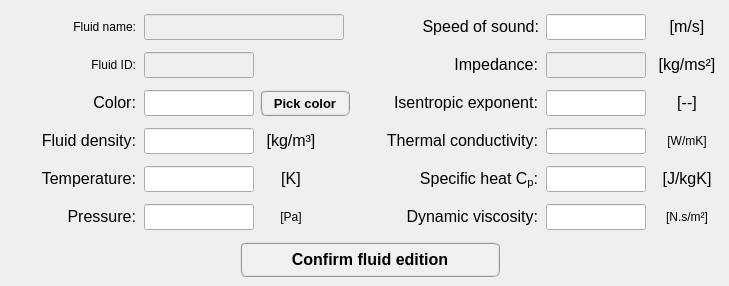
      <widget class="QWidget" name="tab_2">
       <attribute name="title">
        <string>User-defined</string>
       </attribute>
       <widget class="QLabel" name="coefficient_mK_9">
        <property name="geometry">
         <rect>
          <x>654</x>
          <y>204</y>
          <width>66</width>
          <height>26</height>
         </rect>
        </property>
        <property name="minimumSize">
         <size>
          <width>66</width>
          <height>26</height>
         </size>
        </property>
        <property name="maximumSize">
         <size>
          <width>66</width>
          <height>26</height>
         </size>
        </property>
        <property name="text">
         <string>&lt;html&gt;&lt;head/&gt;&lt;body&gt;&lt;p align=&quot;center&quot;&gt;&lt;span style=&quot; font-style:normal;&quot;&gt;[N.s/m²]&lt;/span&gt;&lt;/p&gt;&lt;/body&gt;&lt;/html&gt;</string>
        </property>
       </widget>
       <widget class="QLabel" name="Name_label_2">
        <property name="geometry">
         <rect>
          <x>6</x>
          <y>14</y>
          <width>130</width>
          <height>26</height>
         </rect>
        </property>
        <property name="minimumSize">
         <size>
          <width>130</width>
          <height>26</height>
         </size>
        </property>
        <property name="maximumSize">
         <size>
          <width>130</width>
          <height>26</height>
         </size>
        </property>
        <property name="text">
         <string>&lt;html&gt;&lt;head/&gt;&lt;body&gt;&lt;p align=&quot;right&quot;&gt;&lt;span style=&quot; font-style:normal;&quot;&gt;Fluid name:&lt;/span&gt;&lt;/p&gt;&lt;/body&gt;&lt;/html&gt;</string>
        </property>
        <property name="alignment">
         <set>Qt::AlignCenter</set>
        </property>
       </widget>
       <widget class="QLabel" name="density_label_2">
        <property name="geometry">
         <rect>
          <x>6</x>
          <y>128</y>
          <width>130</width>
          <height>26</height>
         </rect>
        </property>
        <property name="minimumSize">
         <size>
          <width>130</width>
          <height>26</height>
         </size>
        </property>
        <property name="maximumSize">
         <size>
          <width>130</width>
          <height>26</height>
         </size>
        </property>
        <property name="text">
         <string>&lt;html&gt;&lt;head/&gt;&lt;body&gt;&lt;p align=&quot;right&quot;&gt;&lt;span style=&quot; font-size:12pt; font-style:normal;&quot;&gt;Fluid density:&lt;/span&gt;&lt;/p&gt;&lt;/body&gt;&lt;/html&gt;</string>
        </property>
        <property name="alignment">
         <set>Qt::AlignCenter</set>
        </property>
       </widget>
       <widget class="QLineEdit" name="lineEdit_isentropic_exponent_edit">
        <property name="geometry">
         <rect>
          <x>546</x>
          <y>90</y>
          <width>100</width>
          <height>26</height>
         </rect>
        </property>
        <property name="minimumSize">
         <size>
          <width>100</width>
          <height>26</height>
         </size>
        </property>
        <property name="maximumSize">
         <size>
          <width>100</width>
          <height>26</height>
         </size>
        </property>
        <property name="font">
         <font>
          <family>MS Shell Dlg 2</family>
          <pointsize>11</pointsize>
          <weight>50</weight>
          <italic>false</italic>
          <bold>false</bold>
         </font>
        </property>
        <property name="alignment">
         <set>Qt::AlignCenter</set>
        </property>
       </widget>
       <widget class="QLineEdit" name="lineEdit_thermal_conductivity_edit">
        <property name="geometry">
         <rect>
          <x>546</x>
          <y>128</y>
          <width>100</width>
          <height>26</height>
         </rect>
        </property>
        <property name="minimumSize">
         <size>
          <width>100</width>
          <height>26</height>
         </size>
        </property>
        <property name="maximumSize">
         <size>
          <width>100</width>
          <height>26</height>
         </size>
        </property>
        <property name="font">
         <font>
          <family>MS Shell Dlg 2</family>
          <pointsize>11</pointsize>
          <weight>50</weight>
          <italic>false</italic>
          <bold>false</bold>
         </font>
        </property>
        <property name="alignment">
         <set>Qt::AlignCenter</set>
        </property>
       </widget>
       <widget class="QLineEdit" name="lineEdit_color_edit">
        <property name="geometry">
         <rect>
          <x>144</x>
          <y>90</y>
          <width>110</width>
          <height>26</height>
         </rect>
        </property>
        <property name="minimumSize">
         <size>
          <width>110</width>
          <height>26</height>
         </size>
        </property>
        <property name="maximumSize">
         <size>
          <width>110</width>
          <height>26</height>
         </size>
        </property>
        <property name="font">
         <font>
          <family>MS Shell Dlg 2</family>
          <pointsize>11</pointsize>
          <weight>50</weight>
          <italic>false</italic>
          <bold>false</bold>
         </font>
        </property>
        <property name="alignment">
         <set>Qt::AlignCenter</set>
        </property>
       </widget>
       <widget class="QLineEdit" name="lineEdit_fluid_density_edit">
        <property name="geometry">
         <rect>
          <x>144</x>
          <y>128</y>
          <width>110</width>
          <height>26</height>
         </rect>
        </property>
        <property name="minimumSize">
         <size>
          <width>110</width>
          <height>26</height>
         </size>
        </property>
        <property name="maximumSize">
         <size>
          <width>110</width>
          <height>26</height>
         </size>
        </property>
        <property name="font">
         <font>
          <family>MS Shell Dlg 2</family>
          <pointsize>11</pointsize>
          <weight>50</weight>
          <italic>false</italic>
          <bold>false</bold>
         </font>
        </property>
        <property name="alignment">
         <set>Qt::AlignCenter</set>
        </property>
       </widget>
       <widget class="QLineEdit" name="lineEdit_pressure_edit">
        <property name="enabled">
         <bool>true</bool>
        </property>
        <property name="geometry">
         <rect>
          <x>144</x>
          <y>204</y>
          <width>110</width>
          <height>26</height>
         </rect>
        </property>
        <property name="minimumSize">
         <size>
          <width>110</width>
          <height>26</height>
         </size>
        </property>
        <property name="maximumSize">
         <size>
          <width>110</width>
          <height>26</height>
         </size>
        </property>
        <property name="font">
         <font>
          <family>MS Shell Dlg 2</family>
          <pointsize>11</pointsize>
          <weight>50</weight>
          <italic>false</italic>
          <bold>false</bold>
         </font>
        </property>
        <property name="styleSheet">
         <string notr="true">color: rgb(30, 30, 30);</string>
        </property>
        <property name="alignment">
         <set>Qt::AlignCenter</set>
        </property>
       </widget>
       <widget class="QLineEdit" name="lineEdit_id_edit">
        <property name="enabled">
         <bool>false</bool>
        </property>
        <property name="geometry">
         <rect>
          <x>144</x>
          <y>52</y>
          <width>110</width>
          <height>26</height>
         </rect>
        </property>
        <property name="minimumSize">
         <size>
          <width>110</width>
          <height>26</height>
         </size>
        </property>
        <property name="maximumSize">
         <size>
          <width>110</width>
          <height>26</height>
         </size>
        </property>
        <property name="font">
         <font>
          <family>MS Shell Dlg 2</family>
          <pointsize>11</pointsize>
          <weight>50</weight>
          <italic>false</italic>
          <bold>false</bold>
         </font>
        </property>
        <property name="alignment">
         <set>Qt::AlignCenter</set>
        </property>
       </widget>
       <widget class="QLabel" name="YoungMod_label_2">
        <property name="geometry">
         <rect>
          <x>404</x>
          <y>14</y>
          <width>135</width>
          <height>26</height>
         </rect>
        </property>
        <property name="minimumSize">
         <size>
          <width>135</width>
          <height>26</height>
         </size>
        </property>
        <property name="maximumSize">
         <size>
          <width>135</width>
          <height>26</height>
         </size>
        </property>
        <property name="font">
         <font>
          <italic>false</italic>
         </font>
        </property>
        <property name="text">
         <string>&lt;html&gt;&lt;head/&gt;&lt;body&gt;&lt;p align=&quot;right&quot;&gt;&lt;span style=&quot; font-size:12pt;&quot;&gt;Speed of sound:&lt;/span&gt;&lt;/p&gt;&lt;/body&gt;&lt;/html&gt;</string>
        </property>
        <property name="alignment">
         <set>Qt::AlignCenter</set>
        </property>
       </widget>
       <widget class="QPushButton" name="pushButton_pickColor_edit">
        <property name="geometry">
         <rect>
          <x>260</x>
          <y>90</y>
          <width>90</width>
          <height>26</height>
         </rect>
        </property>
        <property name="minimumSize">
         <size>
          <width>90</width>
          <height>26</height>
         </size>
        </property>
        <property name="maximumSize">
         <size>
          <width>90</width>
          <height>26</height>
         </size>
        </property>
        <property name="font">
         <font>
          <family>MS Shell Dlg 2</family>
          <pointsize>10</pointsize>
          <weight>75</weight>
          <italic>false</italic>
          <bold>true</bold>
         </font>
        </property>
        <property name="styleSheet">
         <string notr="true">QPushButton{border-radius: 6px; border-color: rgb(150, 150, 150); border-style: ridge; border-width: 2px; color: rgb(0, 0, 0); background-color: rgb(240, 240, 240); font: 75 bold 10pt &quot;MS Shell Dlg 2&quot;}
QPushButton:hover{border-radius: 6px; border-color: rgb(0, 170, 255); border-style: ridge; border-width: 2px; color: rgb(0, 0, 0); background-color: rgba(174, 213, 255, 100); font: 75 bold 10pt &quot;MS Shell Dlg 2&quot;}
QPushButton:pressed{border-radius: 6px; border-color: rgb(0, 170, 255); border-style: ridge; border-width: 3px; color: rgb(0, 0, 0); background-color: rgb(174, 213, 255); font: 75 bold 10pt &quot;MS Shell Dlg 2&quot;}
QPushButton:disabled{border-radius: 6px; border-color: rgb(150, 150, 150); border-style: ridge; border-width: 3px; color: rgb(150, 150, 150); background-color: rgb(220, 220, 220); font: 75 bold 10pt &quot;MS Shell Dlg 2&quot;}</string>
        </property>
        <property name="text">
         <string>Pick color</string>
        </property>
       </widget>
       <widget class="QLabel" name="density_label_18">
        <property name="geometry">
         <rect>
          <x>388</x>
          <y>166</y>
          <width>150</width>
          <height>26</height>
         </rect>
        </property>
        <property name="minimumSize">
         <size>
          <width>150</width>
          <height>26</height>
         </size>
        </property>
        <property name="maximumSize">
         <size>
          <width>150</width>
          <height>26</height>
         </size>
        </property>
        <property name="text">
         <string>&lt;html&gt;&lt;head/&gt;&lt;body&gt;&lt;p align=&quot;right&quot;&gt;&lt;span style=&quot; font-size:12pt; font-style:normal;&quot;&gt;Specific heat C&lt;/span&gt;&lt;span style=&quot; font-size:12pt; font-style:normal; vertical-align:sub;&quot;&gt;p&lt;/span&gt;&lt;span style=&quot; font-size:12pt; font-style:normal;&quot;&gt;:&lt;/span&gt;&lt;/p&gt;&lt;/body&gt;&lt;/html&gt;</string>
        </property>
       </widget>
       <widget class="QLabel" name="poisson_label_4">
        <property name="geometry">
         <rect>
          <x>408</x>
          <y>52</y>
          <width>130</width>
          <height>26</height>
         </rect>
        </property>
        <property name="minimumSize">
         <size>
          <width>130</width>
          <height>26</height>
         </size>
        </property>
        <property name="maximumSize">
         <size>
          <width>130</width>
          <height>26</height>
         </size>
        </property>
        <property name="text">
         <string>&lt;html&gt;&lt;head/&gt;&lt;body&gt;&lt;p align=&quot;right&quot;&gt;&lt;span style=&quot; font-size:12pt; font-style:normal;&quot;&gt;Impedance:&lt;/span&gt;&lt;/p&gt;&lt;/body&gt;&lt;/html&gt;</string>
        </property>
       </widget>
       <widget class="QLabel" name="density_label_16">
        <property name="geometry">
         <rect>
          <x>654</x>
          <y>14</y>
          <width>66</width>
          <height>26</height>
         </rect>
        </property>
        <property name="minimumSize">
         <size>
          <width>66</width>
          <height>26</height>
         </size>
        </property>
        <property name="maximumSize">
         <size>
          <width>66</width>
          <height>26</height>
         </size>
        </property>
        <property name="text">
         <string>&lt;html&gt;&lt;head/&gt;&lt;body&gt;&lt;p&gt;&lt;span style=&quot; font-size:12pt; font-style:normal;&quot;&gt;[m/s]&lt;/span&gt;&lt;/p&gt;&lt;/body&gt;&lt;/html&gt;</string>
        </property>
        <property name="alignment">
         <set>Qt::AlignCenter</set>
        </property>
       </widget>
       <widget class="QLineEdit" name="lineEdit_impedance_edit">
        <property name="enabled">
         <bool>false</bool>
        </property>
        <property name="geometry">
         <rect>
          <x>546</x>
          <y>52</y>
          <width>100</width>
          <height>26</height>
         </rect>
        </property>
        <property name="minimumSize">
         <size>
          <width>100</width>
          <height>26</height>
         </size>
        </property>
        <property name="maximumSize">
         <size>
          <width>100</width>
          <height>26</height>
         </size>
        </property>
        <property name="font">
         <font>
          <family>MS Shell Dlg 2</family>
          <pointsize>11</pointsize>
          <weight>50</weight>
          <italic>false</italic>
          <bold>false</bold>
         </font>
        </property>
        <property name="alignment">
         <set>Qt::AlignCenter</set>
        </property>
       </widget>
       <widget class="QLabel" name="density_label_9">
        <property name="geometry">
         <rect>
          <x>654</x>
          <y>166</y>
          <width>66</width>
          <height>26</height>
         </rect>
        </property>
        <property name="minimumSize">
         <size>
          <width>66</width>
          <height>26</height>
         </size>
        </property>
        <property name="maximumSize">
         <size>
          <width>66</width>
          <height>26</height>
         </size>
        </property>
        <property name="text">
         <string>&lt;html&gt;&lt;head/&gt;&lt;body&gt;&lt;p align=&quot;center&quot;&gt;&lt;span style=&quot; font-size:12pt; font-style:normal;&quot;&gt;[J/kgK]&lt;/span&gt;&lt;/p&gt;&lt;/body&gt;&lt;/html&gt;</string>
        </property>
       </widget>
       <widget class="QLabel" name="ID_label_2">
        <property name="geometry">
         <rect>
          <x>6</x>
          <y>52</y>
          <width>130</width>
          <height>26</height>
         </rect>
        </property>
        <property name="minimumSize">
         <size>
          <width>130</width>
          <height>26</height>
         </size>
        </property>
        <property name="maximumSize">
         <size>
          <width>130</width>
          <height>26</height>
         </size>
        </property>
        <property name="text">
         <string>&lt;html&gt;&lt;head/&gt;&lt;body&gt;&lt;p align=&quot;right&quot;&gt;&lt;span style=&quot; font-style:normal;&quot;&gt;Fluid ID:&lt;/span&gt;&lt;/p&gt;&lt;/body&gt;&lt;/html&gt;</string>
        </property>
        <property name="alignment">
         <set>Qt::AlignCenter</set>
        </property>
       </widget>
       <widget class="QLabel" name="density_label_15">
        <property name="geometry">
         <rect>
          <x>258</x>
          <y>128</y>
          <width>66</width>
          <height>26</height>
         </rect>
        </property>
        <property name="minimumSize">
         <size>
          <width>66</width>
          <height>26</height>
         </size>
        </property>
        <property name="maximumSize">
         <size>
          <width>66</width>
          <height>26</height>
         </size>
        </property>
        <property name="text">
         <string>&lt;html&gt;&lt;head/&gt;&lt;body&gt;&lt;p&gt;&lt;span style=&quot; font-size:12pt; font-style:normal;&quot;&gt;[kg/m³]&lt;/span&gt;&lt;/p&gt;&lt;/body&gt;&lt;/html&gt;</string>
        </property>
        <property name="alignment">
         <set>Qt::AlignCenter</set>
        </property>
       </widget>
       <widget class="QLabel" name="coefficient_mK_18">
        <property name="geometry">
         <rect>
          <x>258</x>
          <y>204</y>
          <width>66</width>
          <height>26</height>
         </rect>
        </property>
        <property name="minimumSize">
         <size>
          <width>66</width>
          <height>26</height>
         </size>
        </property>
        <property name="maximumSize">
         <size>
          <width>66</width>
          <height>26</height>
         </size>
        </property>
        <property name="text">
         <string>&lt;html&gt;&lt;head/&gt;&lt;body&gt;&lt;p align=&quot;center&quot;&gt;&lt;span style=&quot; font-style:normal;&quot;&gt;[Pa]&lt;/span&gt;&lt;/p&gt;&lt;/body&gt;&lt;/html&gt;</string>
        </property>
       </widget>
       <widget class="QLabel" name="density_label_17">
        <property name="geometry">
         <rect>
          <x>654</x>
          <y>52</y>
          <width>66</width>
          <height>26</height>
         </rect>
        </property>
        <property name="minimumSize">
         <size>
          <width>66</width>
          <height>26</height>
         </size>
        </property>
        <property name="maximumSize">
         <size>
          <width>66</width>
          <height>26</height>
         </size>
        </property>
        <property name="text">
         <string>&lt;html&gt;&lt;head/&gt;&lt;body&gt;&lt;p&gt;&lt;span style=&quot; font-size:12pt; font-style:normal;&quot;&gt;[kg/ms²]&lt;/span&gt;&lt;/p&gt;&lt;/body&gt;&lt;/html&gt;</string>
        </property>
        <property name="alignment">
         <set>Qt::AlignCenter</set>
        </property>
       </widget>
       <widget class="QLabel" name="YoungMod_label_9">
        <property name="geometry">
         <rect>
          <x>368</x>
          <y>90</y>
          <width>170</width>
          <height>26</height>
         </rect>
        </property>
        <property name="minimumSize">
         <size>
          <width>170</width>
          <height>26</height>
         </size>
        </property>
        <property name="maximumSize">
         <size>
          <width>170</width>
          <height>26</height>
         </size>
        </property>
        <property name="font">
         <font>
          <italic>false</italic>
         </font>
        </property>
        <property name="text">
         <string>&lt;html&gt;&lt;head/&gt;&lt;body&gt;&lt;p align=&quot;right&quot;&gt;&lt;span style=&quot; font-size:12pt;&quot;&gt;Isentropic exponent:&lt;/span&gt;&lt;/p&gt;&lt;/body&gt;&lt;/html&gt;</string>
        </property>
       </widget>
       <widget class="QLabel" name="YoungMod_label_11">
        <property name="geometry">
         <rect>
          <x>6</x>
          <y>166</y>
          <width>130</width>
          <height>26</height>
         </rect>
        </property>
        <property name="minimumSize">
         <size>
          <width>130</width>
          <height>26</height>
         </size>
        </property>
        <property name="maximumSize">
         <size>
          <width>130</width>
          <height>26</height>
         </size>
        </property>
        <property name="font">
         <font>
          <italic>false</italic>
         </font>
        </property>
        <property name="text">
         <string>&lt;html&gt;&lt;head/&gt;&lt;body&gt;&lt;p align=&quot;right&quot;&gt;&lt;span style=&quot; font-size:12pt;&quot;&gt;Temperature:&lt;/span&gt;&lt;/p&gt;&lt;/body&gt;&lt;/html&gt;</string>
        </property>
        <property name="alignment">
         <set>Qt::AlignCenter</set>
        </property>
       </widget>
       <widget class="QLabel" name="poisson_label_12">
        <property name="geometry">
         <rect>
          <x>368</x>
          <y>128</y>
          <width>170</width>
          <height>26</height>
         </rect>
        </property>
        <property name="minimumSize">
         <size>
          <width>170</width>
          <height>26</height>
         </size>
        </property>
        <property name="maximumSize">
         <size>
          <width>170</width>
          <height>26</height>
         </size>
        </property>
        <property name="text">
         <string>&lt;html&gt;&lt;head/&gt;&lt;body&gt;&lt;p align=&quot;right&quot;&gt;&lt;span style=&quot; font-size:12pt; font-style:normal;&quot;&gt;Thermal conductivity:&lt;/span&gt;&lt;/p&gt;&lt;/body&gt;&lt;/html&gt;</string>
        </property>
       </widget>
       <widget class="QLineEdit" name="lineEdit_specific_heat_Cp_edit">
        <property name="geometry">
         <rect>
          <x>546</x>
          <y>166</y>
          <width>100</width>
          <height>26</height>
         </rect>
        </property>
        <property name="minimumSize">
         <size>
          <width>100</width>
          <height>26</height>
         </size>
        </property>
        <property name="maximumSize">
         <size>
          <width>100</width>
          <height>26</height>
         </size>
        </property>
        <property name="font">
         <font>
          <family>MS Shell Dlg 2</family>
          <pointsize>11</pointsize>
          <weight>50</weight>
          <italic>false</italic>
          <bold>false</bold>
         </font>
        </property>
        <property name="alignment">
         <set>Qt::AlignCenter</set>
        </property>
       </widget>
       <widget class="QLabel" name="coefficient_mK_10">
        <property name="geometry">
         <rect>
          <x>654</x>
          <y>90</y>
          <width>66</width>
          <height>26</height>
         </rect>
        </property>
        <property name="minimumSize">
         <size>
          <width>66</width>
          <height>26</height>
         </size>
        </property>
        <property name="maximumSize">
         <size>
          <width>66</width>
          <height>26</height>
         </size>
        </property>
        <property name="text">
         <string>&lt;html&gt;&lt;head/&gt;&lt;body&gt;&lt;p align=&quot;center&quot;&gt;&lt;span style=&quot; font-size:12pt; font-style:normal;&quot;&gt;[--]&lt;/span&gt;&lt;/p&gt;&lt;/body&gt;&lt;/html&gt;</string>
        </property>
       </widget>
       <widget class="QLabel" name="coefficient_mK_2">
        <property name="geometry">
         <rect>
          <x>378</x>
          <y>204</y>
          <width>160</width>
          <height>26</height>
         </rect>
        </property>
        <property name="minimumSize">
         <size>
          <width>160</width>
          <height>26</height>
         </size>
        </property>
        <property name="maximumSize">
         <size>
          <width>160</width>
          <height>26</height>
         </size>
        </property>
        <property name="text">
         <string>&lt;html&gt;&lt;head/&gt;&lt;body&gt;&lt;p align=&quot;right&quot;&gt;&lt;span style=&quot; font-size:12pt; font-style:normal;&quot;&gt;Dynamic viscosity:&lt;/span&gt;&lt;/p&gt;&lt;/body&gt;&lt;/html&gt;</string>
        </property>
       </widget>
       <widget class="QLabel" name="density_label_29">
        <property name="geometry">
         <rect>
          <x>258</x>
          <y>166</y>
          <width>66</width>
          <height>26</height>
         </rect>
        </property>
        <property name="minimumSize">
         <size>
          <width>66</width>
          <height>26</height>
         </size>
        </property>
        <property name="maximumSize">
         <size>
          <width>66</width>
          <height>26</height>
         </size>
        </property>
        <property name="text">
         <string>&lt;html&gt;&lt;head/&gt;&lt;body&gt;&lt;p&gt;&lt;span style=&quot; font-size:12pt; font-style:normal;&quot;&gt;[K]&lt;/span&gt;&lt;/p&gt;&lt;/body&gt;&lt;/html&gt;</string>
        </property>
        <property name="alignment">
         <set>Qt::AlignCenter</set>
        </property>
       </widget>
       <widget class="QLineEdit" name="lineEdit_temperature_edit">
        <property name="enabled">
         <bool>true</bool>
        </property>
        <property name="geometry">
         <rect>
          <x>144</x>
          <y>166</y>
          <width>110</width>
          <height>26</height>
         </rect>
        </property>
        <property name="minimumSize">
         <size>
          <width>110</width>
          <height>26</height>
         </size>
        </property>
        <property name="maximumSize">
         <size>
          <width>110</width>
          <height>26</height>
         </size>
        </property>
        <property name="font">
         <font>
          <family>MS Shell Dlg 2</family>
          <pointsize>11</pointsize>
          <weight>50</weight>
          <italic>false</italic>
          <bold>false</bold>
         </font>
        </property>
        <property name="styleSheet">
         <string notr="true">color: rgb(30, 30, 30);</string>
        </property>
        <property name="text">
         <string/>
        </property>
        <property name="alignment">
         <set>Qt::AlignCenter</set>
        </property>
       </widget>
       <widget class="QLabel" name="poisson_label_5">
        <property name="geometry">
         <rect>
          <x>654</x>
          <y>128</y>
          <width>66</width>
          <height>26</height>
         </rect>
        </property>
        <property name="minimumSize">
         <size>
          <width>66</width>
          <height>26</height>
         </size>
        </property>
        <property name="maximumSize">
         <size>
          <width>66</width>
          <height>26</height>
         </size>
        </property>
        <property name="text">
         <string>&lt;html&gt;&lt;head/&gt;&lt;body&gt;&lt;p align=&quot;center&quot;&gt;&lt;span style=&quot; font-style:normal;&quot;&gt;[W/mK]&lt;/span&gt;&lt;/p&gt;&lt;/body&gt;&lt;/html&gt;</string>
        </property>
       </widget>
       <widget class="QLineEdit" name="lineEdit_name_edit">
        <property name="enabled">
         <bool>false</bool>
        </property>
        <property name="geometry">
         <rect>
          <x>144</x>
          <y>14</y>
          <width>200</width>
          <height>26</height>
         </rect>
        </property>
        <property name="minimumSize">
         <size>
          <width>200</width>
          <height>26</height>
         </size>
        </property>
        <property name="maximumSize">
         <size>
          <width>200</width>
          <height>26</height>
         </size>
        </property>
        <property name="font">
         <font>
          <family>MS Shell Dlg 2</family>
          <pointsize>11</pointsize>
          <weight>50</weight>
          <italic>false</italic>
          <bold>false</bold>
         </font>
        </property>
        <property name="alignment">
         <set>Qt::AlignCenter</set>
        </property>
       </widget>
       <widget class="QLineEdit" name="lineEdit_speed_of_sound_edit">
        <property name="geometry">
         <rect>
          <x>546</x>
          <y>14</y>
          <width>100</width>
          <height>26</height>
         </rect>
        </property>
        <property name="minimumSize">
         <size>
          <width>100</width>
          <height>26</height>
         </size>
        </property>
        <property name="maximumSize">
         <size>
          <width>100</width>
          <height>26</height>
         </size>
        </property>
        <property name="font">
         <font>
          <family>MS Shell Dlg 2</family>
          <pointsize>11</pointsize>
          <weight>50</weight>
          <italic>false</italic>
          <bold>false</bold>
         </font>
        </property>
        <property name="alignment">
         <set>Qt::AlignCenter</set>
        </property>
       </widget>
       <widget class="QLabel" name="color_label_3">
        <property name="geometry">
         <rect>
          <x>6</x>
          <y>90</y>
          <width>130</width>
          <height>26</height>
         </rect>
        </property>
        <property name="minimumSize">
         <size>
          <width>130</width>
          <height>26</height>
         </size>
        </property>
        <property name="maximumSize">
         <size>
          <width>130</width>
          <height>26</height>
         </size>
        </property>
        <property name="font">
         <font>
          <pointsize>11</pointsize>
         </font>
        </property>
        <property name="text">
         <string>&lt;html&gt;&lt;head/&gt;&lt;body&gt;&lt;p align=&quot;right&quot;&gt;&lt;span style=&quot; font-size:12pt;&quot;&gt;Color:&lt;/span&gt;&lt;/p&gt;&lt;/body&gt;&lt;/html&gt;</string>
        </property>
        <property name="alignment">
         <set>Qt::AlignCenter</set>
        </property>
       </widget>
       <widget class="QLabel" name="coefficient_mK_17">
        <property name="geometry">
         <rect>
          <x>6</x>
          <y>204</y>
          <width>130</width>
          <height>26</height>
         </rect>
        </property>
        <property name="minimumSize">
         <size>
          <width>130</width>
          <height>26</height>
         </size>
        </property>
        <property name="maximumSize">
         <size>
          <width>130</width>
          <height>26</height>
         </size>
        </property>
        <property name="text">
         <string>&lt;html&gt;&lt;head/&gt;&lt;body&gt;&lt;p align=&quot;right&quot;&gt;&lt;span style=&quot; font-size:12pt; font-style:normal;&quot;&gt;Pressure:&lt;/span&gt;&lt;/p&gt;&lt;/body&gt;&lt;/html&gt;</string>
        </property>
       </widget>
       <widget class="QLineEdit" name="lineEdit_dynamic_viscosity_edit">
        <property name="geometry">
         <rect>
          <x>546</x>
          <y>204</y>
          <width>100</width>
          <height>26</height>
         </rect>
        </property>
        <property name="minimumSize">
         <size>
          <width>100</width>
          <height>26</height>
         </size>
        </property>
        <property name="maximumSize">
         <size>
          <width>100</width>
          <height>26</height>
         </size>
        </property>
        <property name="font">
         <font>
          <family>MS Shell Dlg 2</family>
          <pointsize>11</pointsize>
          <weight>50</weight>
          <italic>false</italic>
          <bold>false</bold>
         </font>
        </property>
        <property name="alignment">
         <set>Qt::AlignCenter</set>
        </property>
       </widget>
       <widget class="QPushButton" name="pushButton_confirm_fluid_edition">
        <property name="enabled">
         <bool>true</bool>
        </property>
        <property name="geometry">
         <rect>
          <x>240</x>
          <y>242</y>
          <width>260</width>
          <height>35</height>
         </rect>
        </property>
        <property name="minimumSize">
         <size>
          <width>260</width>
          <height>35</height>
         </size>
        </property>
        <property name="maximumSize">
         <size>
          <width>260</width>
          <height>35</height>
         </size>
        </property>
        <property name="font">
         <font>
          <family>MS Shell Dlg 2</family>
          <pointsize>12</pointsize>
          <weight>75</weight>
          <italic>false</italic>
          <bold>true</bold>
         </font>
        </property>
        <property name="cursor">
         <cursorShape>ArrowCursor</cursorShape>
        </property>
        <property name="layoutDirection">
         <enum>Qt::LeftToRight</enum>
        </property>
        <property name="autoFillBackground">
         <bool>false</bool>
        </property>
        <property name="styleSheet">
         <string notr="true">QPushButton{border-radius: 6px; border-color: rgb(150, 150, 150); border-style: ridge; border-width: 2px; color: rgb(0, 0, 0); background-color: rgb(240, 240, 240); font: 75 bold 12pt &quot;MS Shell Dlg 2&quot;}
QPushButton:hover{border-radius: 6px; border-color: rgb(0, 170, 255); border-style: ridge; border-width: 2px; color: rgb(0, 0, 0); background-color: rgba(174, 213, 255, 100); font: 75 bold 12pt &quot;MS Shell Dlg 2&quot;}
QPushButton:pressed{border-radius: 6px; border-color: rgb(0, 170, 255); border-style: ridge; border-width: 3px; color: rgb(0, 0, 0); background-color: rgb(174, 213, 255); font: 75 bold 12pt &quot;MS Shell Dlg 2&quot;}
QPushButton:disabled{border-radius: 6px; border-color: rgb(150, 150, 150); border-style: ridge; border-width: 3px; color: rgb(150, 150, 150); background-color: rgb(220, 220, 220); font: 75 bold 12pt &quot;MS Shell Dlg 2&quot;}</string>
        </property>
        <property name="text">
         <string>Confirm fluid edition</string>
        </property>
        <property name="shortcut">
         <string>Shift+A</string>
        </property>
        <property name="checkable">
         <bool>false</bool>
        </property>
        <property name="autoDefault">
         <bool>true</bool>
        </property>
        <property name="default">
         <bool>false</bool>
        </property>
        <property name="flat">
         <bool>false</bool>
        </property>
       </widget>
      </widget>
